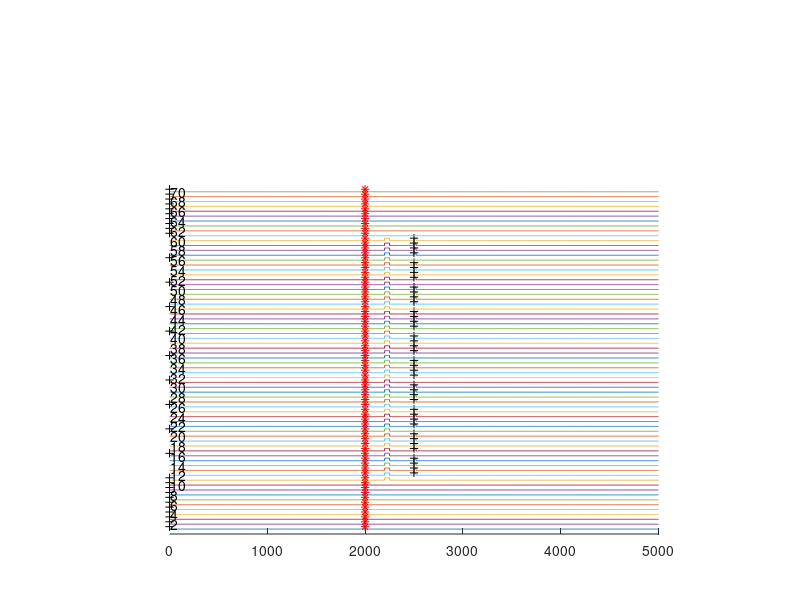

The MATLAB script that drew this image:
clear all

% variables, all times are relative to the start of a trial
stimTrials=50;
postTrials=10;
preTrials=10;
numTrials=postTrials+preTrials+stimTrials;
%possibleLag=(0:50:2000)';
possibleLag=repmat(0,1,41)';
cs=2200;                                        % dac0, right, light
us=2500;                                        % ttl3, puff
camD=2000;
% camStart=                                     % ttl4,
% dac1=
% dac2=
% dac3=
% ttl1=
% ttl2=
% ttl3=
M=zeros(numTrials,21);
M(:,1)=0:numTrials-1;
M(:,2)=ones(numTrials,1);

% probe trials?
pr=1;
probe=1:5:stimTrials;


%%%PRE AND POST TRIALS%%%
if preTrials~=0
    len=length(possibleLag);
    ind=randi(len,[10 1]);
    lag=possibleLag(ind);
    camDelay=lag+camD;
    
    %place trials in M
    M(1:preTrials,3)=camDelay;
    clear camDelay
end


    
if postTrials~=0
    len=length(possibleLag);
    ind=randi(len,[10 1]);
    lag=possibleLag(ind);
    camDelay=lag+camD;
    
    %place trials in M
    M(numTrials-postTrials+1:numTrials,3)=camDelay;
    clear camDelay
end



%%% BLINK TRIALS%%%
% stimulus paramaters
cs_dur=repmat(50,stimTrials,1);
us_dur=repmat(20,stimTrials,1);
dac1_dur=repmat(50,stimTrials,1);
cs_amp=repmat(10,stimTrials,1);
dac1_amp=repmat(10,stimTrials,1);

% generate lag
len=length(possibleLag);
ind=randi(len,[stimTrials 1]);
lag=possibleLag(ind);


% set stim times, incorporating lag
    cam_delay=lag+camD;
    cs_start=lag+cs;
    us_start=lag+us;
    dac1_start=cs_start;




tempM=[cam_delay cs_start cs_dur cs_amp us_start us_dur dac1_start dac1_dur dac1_amp ];

% remove probes
if pr==1
    tempM(probe,5:6)=repmat([0],length(probe),2);
end
M(preTrials+1:preTrials+stimTrials,3:11)=tempM; 







%% PLOT BLINK

x=1:5000; %hack 8000
y=zeros(numTrials,5000); %hack 8000

figure; hold on;

for i=1:size(M,1)
    % cam delay
    cc=M(i,3);
    y(i,cc)=1;
    
    %cs
    aa=M(i,4);
    if aa~=0;y(i,aa:aa+50)=1; end %hack 50
    
    %us
    bb= M(i,7);
    if bb~=0;y(i,bb:bb+20)=1; end %hack 20
    
    
    yy=y(i,:)+(i*2);
    plot(x,yy);
    if mod(i,2)==0; text(10,yy(1), num2str(i)); end
    axis square;
    set(gcf,'Color',[1 1 1]);
    set(gca,'ycolor',[1 1 1]);
    
    plot(cc,1+(i*2), 'Marker', '*', 'MarkerEdgeColor','r');
    %plot(cc,1+(i*2), 'Marker', '*');
    plot(bb,1+(i*2), 'Marker', '+','MarkerEdgeColor','k');
end

%% PLOT MIX TRIALS
    




